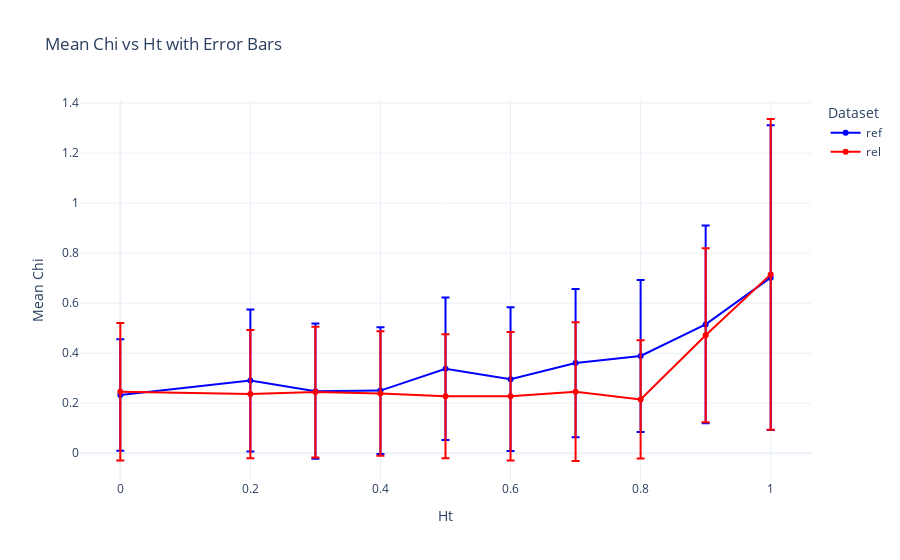

Notebook code cell kept with this figure:
### Code cell
import pandas as pd
import plotly.graph_objects as go
import plotly.express as px

# Load and clean data
ref = pd.read_csv('/Users/jiakai/Desktop/SURF/code/_spirit/Susceptibility_multi_gammas_10_160_per_gamma_20_anisotropy_0.7_relax_step_200_gammas_-5_relax_0.8_reff.csv')
rel = pd.read_csv('/Users/jiakai/Desktop/SURF/code/_spirit/Susceptibility_multi_gammas_10_160_per_gamma_20_anisotropy_0.7_relax_step_200_gammas_-5_relax_0.8_rel.csv')
# Assuming this is the correct relaxed file

# Drop Unnamed index column
# ref_avg = ref_avg.drop(columns=["Unnamed: 0"])
# rel_avg = rel_avg.drop(columns=["Unnamed: 0"])

# Group by Ht and compute mean and std deviation (or std error)
def group_data(df):
    grouped = df.groupby("Ht").agg(
        chi_mean=("chi", "mean"),
        chi_std=("chi", "std"),          # use 'sem' for standard error
        count=("chi", "count")
    ).reset_index()
    grouped["chi_err"] = grouped["chi_std"]  # or grouped["chi_std"] / np.sqrt(grouped["count"])
    return grouped

ref_grouped = group_data(ref)
rel_grouped = group_data(rel)

# Create plot
fig = go.Figure()

# Add ref data
fig.add_trace(go.Scatter(
    x=ref_grouped["Ht"],
    y=ref_grouped["chi_mean"],
    error_y=dict(type='data', array=ref_grouped["chi_err"], visible=True),
    mode='lines+markers',
    name='ref',
    line=dict(color='blue')
))

# Add rel data
fig.add_trace(go.Scatter(
    x=rel_grouped["Ht"],
    y=rel_grouped["chi_mean"],
    error_y=dict(type='data', array=rel_grouped["chi_err"], visible=True),
    mode='lines+markers',
    name='rel',
    line=dict(color='red')
))

# Layout
fig.update_layout(
    title="Mean Chi vs Ht with Error Bars",
    xaxis_title="Ht",
    yaxis_title="Mean Chi",
    template="plotly_white",
    legend_title="Dataset"
)

fig.show()

### Figure 1 — Plotly figure (JSON) as saved in the notebook; plotly's stock layout.template omitted (floating-point values rounded to 4 significant figures)
{"data": [{"error_y": {"array": [0.2228, 0.2839, 0.2703, 0.2529, 0.2846, 0.2873, 0.2967, 0.3041, 0.3952, 0.6092], "type": "data", "visible": true}, "line": {"color": "blue"}, "mode": "lines+markers", "name": "ref", "x": [0.0, 0.2, 0.3, 0.4, 0.5, 0.6, 0.7, 0.8, 0.9, 1.0], "y": [0.2334, 0.2907, 0.2484, 0.2505, 0.3378, 0.2961, 0.3605, 0.389, 0.5153, 0.7021], "type": "scatter"}, {"error_y": {"array": [0.2751, 0.2566, 0.2611, 0.2486, 0.248, 0.2568, 0.2773, 0.2364, 0.3479, 0.6213], "type": "data", "visible": true}, "line": {"color": "red"}, "mode": "lines+markers", "name": "rel", "x": [0.0, 0.2, 0.3, 0.4, 0.5, 0.6, 0.7, 0.8, 0.9, 1.0], "y": [0.2461, 0.2366, 0.2445, 0.239, 0.228, 0.2281, 0.2465, 0.2153, 0.4719, 0.7152], "type": "scatter"}], "layout": {"title": {"text": "Mean Chi vs Ht with Error Bars"}, "xaxis": {"title": {"text": "Ht"}}, "yaxis": {"title": {"text": "Mean Chi"}}, "legend": {"title": {"text": "Dataset"}}}}
